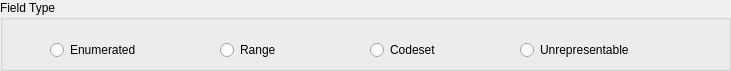
     <widget class="QGroupBox" name="groupBox">
      <property name="geometry">
       <rect>
        <x>410</x>
        <y>140</y>
        <width>731</width>
        <height>71</height>
       </rect>
      </property>
      <property name="title">
       <string>Field Type</string>
      </property>
      <widget class="QRadioButton" name="rbEnumerated">
       <property name="geometry">
        <rect>
         <x>50</x>
         <y>40</y>
         <width>111</width>
         <height>20</height>
        </rect>
       </property>
       <property name="text">
        <string>Enumerated</string>
       </property>
      </widget>
      <widget class="QRadioButton" name="rbRange">
       <property name="geometry">
        <rect>
         <x>220</x>
         <y>40</y>
         <width>71</width>
         <height>20</height>
        </rect>
       </property>
       <property name="text">
        <string>Range</string>
       </property>
      </widget>
      <widget class="QRadioButton" name="rbCodeset">
       <property name="geometry">
        <rect>
         <x>370</x>
         <y>40</y>
         <width>100</width>
         <height>20</height>
        </rect>
       </property>
       <property name="text">
        <string>Codeset</string>
       </property>
      </widget>
      <widget class="QRadioButton" name="rbUnrepresentable">
       <property name="geometry">
        <rect>
         <x>520</x>
         <y>40</y>
         <width>161</width>
         <height>20</height>
        </rect>
       </property>
       <property name="text">
        <string>Unrepresentable</string>
       </property>
      </widget>
     </widget>
